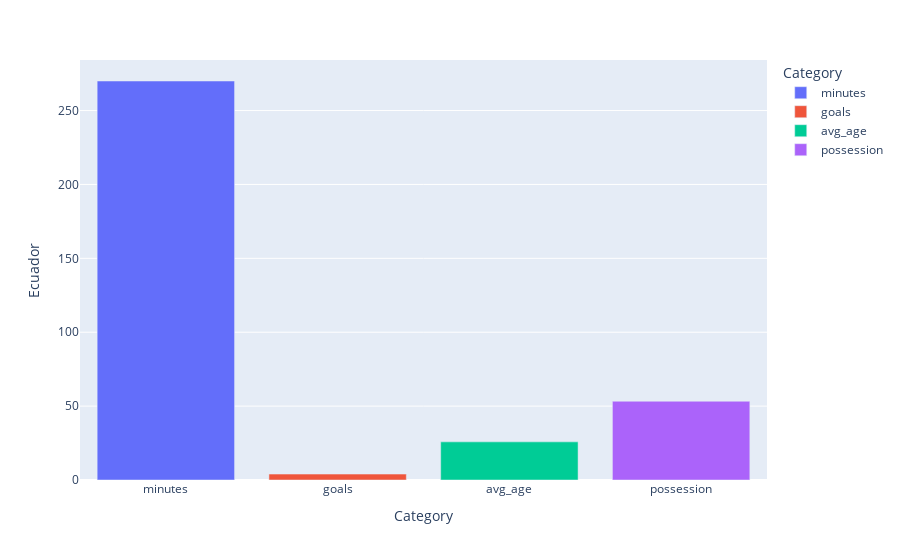

Notebook code for this chart:
### Code cell
df=df[["team","minutes","goals","avg_age","possession"]]
trasnpuest=df.T
NameColum=trasnpuest.iloc[0]
trasnpuest.columns=trasnpuest.iloc[0]
trasnpuest=trasnpuest.drop(trasnpuest.index[0])
dfNew = trasnpuest.reset_index()
dfNew=dfNew.rename(columns={'index': 'Category'})
fig = px.bar(dfNew, x = 'Category', y = 'Ecuador', color = 'Category')
fig.show()

### Figure 1 — Plotly figure (JSON) as saved in the notebook; plotly's stock layout.template omitted (floating-point values rounded to 4 significant figures)
{"data": [{"alignmentgroup": "True", "hovertemplate": "Category=%{x}<br>Ecuador=%{y}<extra></extra>", "legendgroup": "minutes", "marker": {"color": "#636efa", "pattern": {"shape": ""}}, "name": "minutes", "offsetgroup": "minutes", "orientation": "v", "showlegend": true, "textposition": "auto", "type": "bar", "x": ["minutes"], "xaxis": "x", "y": [270], "yaxis": "y"}, {"alignmentgroup": "True", "hovertemplate": "Category=%{x}<br>Ecuador=%{y}<extra></extra>", "legendgroup": "goals", "marker": {"color": "#EF553B", "pattern": {"shape": ""}}, "name": "goals", "offsetgroup": "goals", "orientation": "v", "showlegend": true, "textposition": "auto", "type": "bar", "x": ["goals"], "xaxis": "x", "y": [4], "yaxis": "y"}, {"alignmentgroup": "True", "hovertemplate": "Category=%{x}<br>Ecuador=%{y}<extra></extra>", "legendgroup": "avg_age", "marker": {"color": "#00cc96", "pattern": {"shape": ""}}, "name": "avg_age", "offsetgroup": "avg_age", "orientation": "v", "showlegend": true, "textposition": "auto", "type": "bar", "x": ["avg_age"], "xaxis": "x", "y": [25.8], "yaxis": "y"}, {"alignmentgroup": "True", "hovertemplate": "Category=%{x}<br>Ecuador=%{y}<extra></extra>", "legendgroup": "possession", "marker": {"color": "#ab63fa", "pattern": {"shape": ""}}, "name": "possession", "offsetgroup": "possession", "orientation": "v", "showlegend": true, "textposition": "auto", "type": "bar", "x": ["possession"], "xaxis": "x", "y": [53.3], "yaxis": "y"}], "layout": {"barmode": "relative", "legend": {"title": {"text": "Category"}, "tracegroupgap": 0}, "margin": {"t": 60}, "xaxis": {"anchor": "y", "categoryarray": ["minutes", "goals", "avg_age", "possession"], "categoryorder": "array", "domain": [0, 1], "title": {"text": "Category"}}, "yaxis": {"anchor": "x", "domain": [0, 1], "title": {"text": "Ecuador"}}}}
